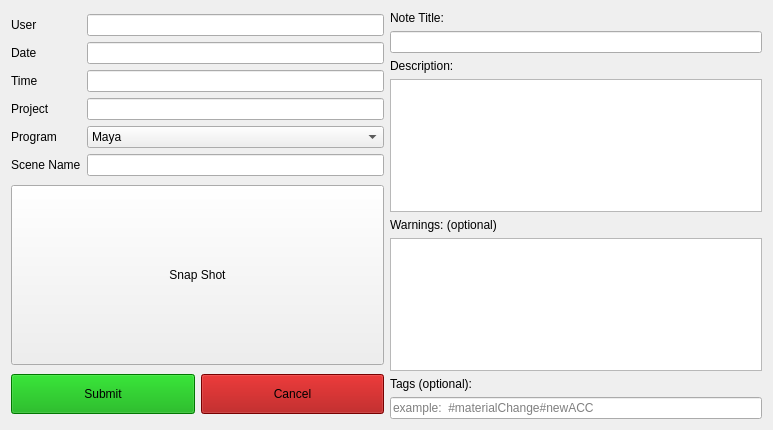
<?xml version="1.0" encoding="UTF-8"?>
<ui version="4.0">
 <class>Form</class>
 <widget class="QWidget" name="Form">
  <property name="geometry">
   <rect>
    <x>0</x>
    <y>0</y>
    <width>773</width>
    <height>430</height>
   </rect>
  </property>
  <property name="minimumSize">
   <size>
    <width>600</width>
    <height>430</height>
   </size>
  </property>
  <property name="maximumSize">
   <size>
    <width>800</width>
    <height>423</height>
   </size>
  </property>
  <property name="windowTitle">
   <string>Submit Note</string>
  </property>
  <layout class="QHBoxLayout" name="horizontalLayout_3">
   <item>
    <layout class="QVBoxLayout" name="verticalLayout_4">
     <item>
      <layout class="QHBoxLayout" name="horizontalLayout_2">
       <item>
        <layout class="QVBoxLayout" name="verticalLayout_3">
         <item>
          <widget class="QLabel" name="userLabel">
           <property name="text">
            <string>User</string>
           </property>
          </widget>
         </item>
         <item>
          <widget class="QLabel" name="dateLabel">
           <property name="text">
            <string>Date</string>
           </property>
          </widget>
         </item>
         <item>
          <widget class="QLabel" name="timeLabel">
           <property name="text">
            <string>Time</string>
           </property>
          </widget>
         </item>
         <item>
          <widget class="QLabel" name="projectLabel">
           <property name="text">
            <string>Project</string>
           </property>
          </widget>
         </item>
         <item>
          <widget class="QLabel" name="programLabel">
           <property name="text">
            <string>Program</string>
           </property>
          </widget>
         </item>
         <item>
          <widget class="QLabel" name="scenNameLabel">
           <property name="text">
            <string>Scene Name</string>
           </property>
          </widget>
         </item>
        </layout>
       </item>
       <item>
        <layout class="QVBoxLayout" name="verticalLayout">
         <item>
          <widget class="QLineEdit" name="userSpace">
           <property name="readOnly">
            <bool>true</bool>
           </property>
          </widget>
         </item>
         <item>
          <widget class="QLineEdit" name="dateSpace">
           <property name="contextMenuPolicy">
            <enum>Qt::DefaultContextMenu</enum>
           </property>
          </widget>
         </item>
         <item>
          <widget class="QLineEdit" name="timeSpace"/>
         </item>
         <item>
          <widget class="QLineEdit" name="projectSpace"/>
         </item>
         <item>
          <widget class="QComboBox" name="softwareList">
           <item>
            <property name="text">
             <string>Maya</string>
            </property>
           </item>
           <item>
            <property name="text">
             <string>Nuke</string>
            </property>
           </item>
           <item>
            <property name="text">
             <string>Photoshop</string>
            </property>
           </item>
           <item>
            <property name="text">
             <string>Deltagen</string>
            </property>
           </item>
           <item>
            <property name="text">
             <string>Other</string>
            </property>
           </item>
          </widget>
         </item>
         <item>
          <widget class="QLineEdit" name="sceneNameSpace"/>
         </item>
        </layout>
       </item>
      </layout>
     </item>
     <item>
      <widget class="QPushButton" name="snapShotPushButton">
       <property name="minimumSize">
        <size>
         <width>0</width>
         <height>180</height>
        </size>
       </property>
       <property name="text">
        <string>Snap Shot</string>
       </property>
       <property name="icon">
        <iconset resource="../../media/resource.qrc">
         <normaloff>:/snapshot.png</normaloff>:/snapshot.png</iconset>
       </property>
       <property name="iconSize">
        <size>
         <width>64</width>
         <height>64</height>
        </size>
       </property>
      </widget>
     </item>
     <item>
      <layout class="QHBoxLayout" name="horizontalLayout">
       <item>
        <widget class="QPushButton" name="submitNoteButton">
         <property name="minimumSize">
          <size>
           <width>0</width>
           <height>40</height>
          </size>
         </property>
         <property name="styleSheet">
          <string notr="true">background-color:rgb(0, 166, 0)
</string>
         </property>
         <property name="text">
          <string>Submit</string>
         </property>
        </widget>
       </item>
       <item>
        <widget class="QPushButton" name="cancelButton">
         <property name="minimumSize">
          <size>
           <width>0</width>
           <height>40</height>
          </size>
         </property>
         <property name="styleSheet">
          <string notr="true">background-color:rgb(166, 0, 0)</string>
         </property>
         <property name="text">
          <string>Cancel</string>
         </property>
        </widget>
       </item>
      </layout>
     </item>
    </layout>
   </item>
   <item>
    <layout class="QVBoxLayout" name="verticalLayout_2">
     <item>
      <widget class="QLabel" name="subjectLabel">
       <property name="text">
        <string>Note Title:</string>
       </property>
      </widget>
     </item>
     <item>
      <widget class="QLineEdit" name="subjectSpace"/>
     </item>
     <item>
      <widget class="QLabel" name="tagLabel_3">
       <property name="text">
        <string>Description:</string>
       </property>
      </widget>
     </item>
     <item>
      <widget class="QPlainTextEdit" name="descriptionSpace">
       <property name="plainText">
        <string/>
       </property>
      </widget>
     </item>
     <item>
      <widget class="QLabel" name="tagLabel_2">
       <property name="text">
        <string>Warnings: (optional)</string>
       </property>
      </widget>
     </item>
     <item>
      <widget class="QPlainTextEdit" name="warningSpace"/>
     </item>
     <item>
      <widget class="QLabel" name="tagLabel">
       <property name="text">
        <string>Tags (optional):</string>
       </property>
      </widget>
     </item>
     <item>
      <widget class="QLineEdit" name="tagSpace">
       <property name="placeholderText">
        <string>example:  #materialChange#newACC</string>
       </property>
      </widget>
     </item>
    </layout>
   </item>
  </layout>
 </widget>
 <tabstops>
  <tabstop>subjectSpace</tabstop>
  <tabstop>descriptionSpace</tabstop>
  <tabstop>warningSpace</tabstop>
  <tabstop>tagSpace</tabstop>
  <tabstop>submitNoteButton</tabstop>
  <tabstop>cancelButton</tabstop>
 </tabstops>
 <resources>
  <include location="../../media/resource.qrc"/>
 </resources>
 <connections/>
</ui>
